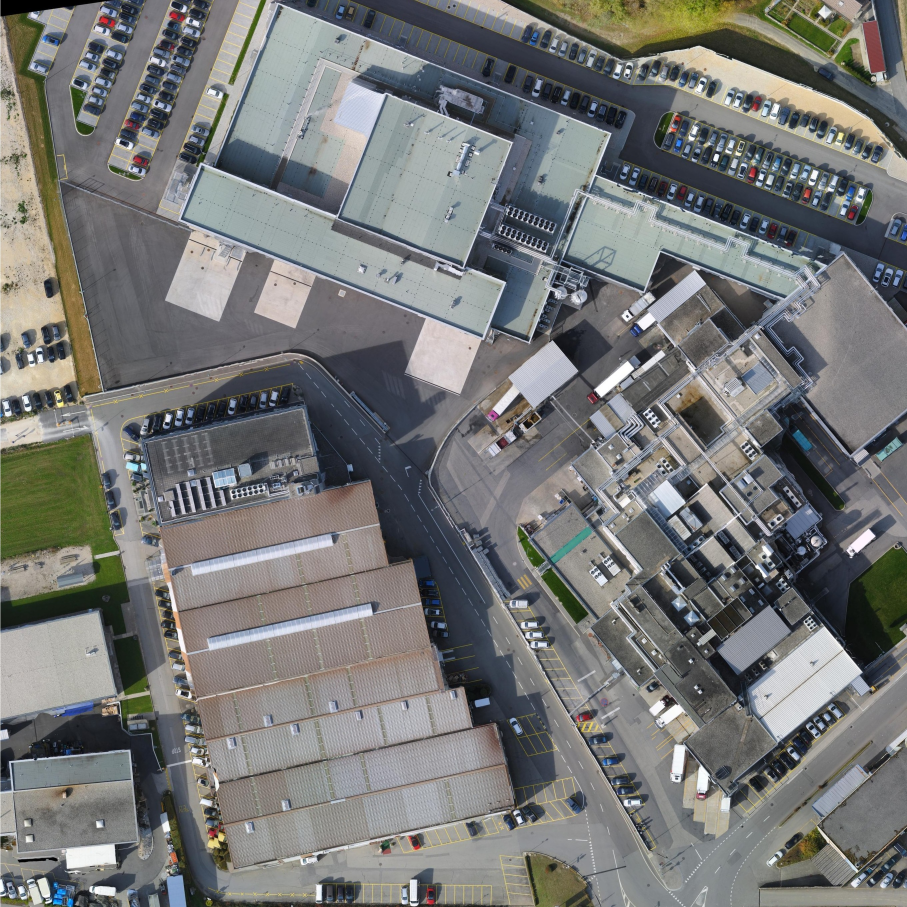
#> input picture images/1.jpg, 2721 x 2721 px (shown at 1/3 size)
$ python stitching.py images
#> lines starting #> are read from the running program, lines starting #| are printed output that depends on the picture; after the words box and inside, x2 and y2 are one past the last pixel; in counts of white or black regions, pixels touching at a corner belong together
#!/usr/bin/env python3

from __future__ import annotations
import argparse
import logging
import os
from pathlib import Path
from typing import List, Tuple

import cv2
import numpy as np
from tqdm import tqdm

FEATURE_MAX_SIZE = 1600
SIFT_NFEATURES = 1500

DEBUG_OUT_DIR: str | None = None

class Image:
    def __init__(self, path: str, size: int | None = None) -> None:
        self.path = path
        self.image: np.ndarray = cv2.imread(path)
        if self.image is None:
            raise FileNotFoundError(f"Could not read image {path}")
        if size:
            h, w = self.image.shape[:2]
            if max(h, w) > size:
                if w > h:
                    self.image = cv2.resize(self.image, (size, int(h * size / w)))
                else:
                    self.image = cv2.resize(self.image, (int(w * size / h), size))
        self.keypoints = None
        self.features = None
        self.H: np.ndarray = np.eye(3, dtype=np.float64)
        self.gain: np.ndarray = np.ones(3, dtype=np.float32)
        self._scale_for_features = 1.0

    def compute_features(self, feature_max_size: int = FEATURE_MAX_SIZE, nfeatures: int = SIFT_NFEATURES) -> None:
        h, w = self.image.shape[:2]
        scale = 1.0
        if max(h, w) > feature_max_size:
            scale = feature_max_size / float(max(h, w))
            small = cv2.resize(self.image, (int(w * scale), int(h * scale)))
        else:
            small = self.image.copy()
        self._scale_for_features = scale
        gray_small = cv2.cvtColor(small, cv2.COLOR_BGR2GRAY)
        sift = cv2.SIFT_create(nfeatures=nfeatures)
        kps_small, desc = sift.detectAndCompute(gray_small, None)
        if kps_small is None or desc is None:
            self.keypoints = []
            self.features = None
            return
        if scale != 1.0:
            kps = []
            for kp in kps_small:
                kps.append(cv2.KeyPoint(kp.pt[0] / scale, kp.pt[1] / scale, kp.size / scale, kp.angle, kp.response, kp.octave, kp.class_id))
            self.keypoints = kps
        else:
            self.keypoints = kps_small
        self.features = desc.astype(np.float32)

class PairMatch:
    def __init__(self, img_a: Image, img_b: Image, matches: list | None = None) -> None:
        self.image_a = img_a
        self.image_b = img_b
        self.matches = matches or []
        self.H: np.ndarray | None = None
        self.status = None
        self.overlap = None
        self.area_overlap = None

    def compute_homography(self) -> None:
        if not self.matches or len(self.matches) < 3:
            self.H = None
            self.status = None
            return
        pts_a, pts_b = [], []
        for m in self.matches:
            pts_a.append(self.image_a.keypoints[m.queryIdx].pt)
            pts_b.append(self.image_b.keypoints[m.trainIdx].pt)
        if len(pts_a) < 3 or len(pts_b) < 3:
            self.H = None
            return
        pts_a, pts_b = np.float32(pts_a), np.float32(pts_b)
        affine_2x3, mask = cv2.estimateAffinePartial2D(pts_b, pts_a, method=cv2.RANSAC, ransacReprojThreshold=3.0)
        if affine_2x3 is None:
            self.H = None
            return
        H3 = np.eye(3)
        H3[0:2, 0:3] = affine_2x3
        self.H = H3
        self.status = mask.ravel().astype(np.uint8) if mask is not None else np.ones(len(pts_a), dtype=np.uint8)

def single_weights_matrix(shape: Tuple[int, int, ...]) -> np.ndarray:
    h, w = shape[:2]
    mask = np.ones((h, w), dtype=np.uint8)
    mask[0, :] = mask[-1, :] = mask[:, 0] = mask[:, -1] = 0
    dist = cv2.distanceTransform((mask > 0).astype(np.uint8), cv2.DIST_L2, 5).astype(np.float32)
    return dist / dist.max() if dist.max() > 0 else np.ones_like(dist, dtype=np.float32)

def get_new_parameters(base: np.ndarray | None, image: np.ndarray, H: np.ndarray) -> Tuple[Tuple[int, int], np.ndarray]:
    def corners_of(img: np.ndarray):
        h, w = img.shape[:2]
        return np.array([[0,0],[w,0],[w,h],[0,h]], dtype=np.float32)

    img_corners = corners_of(image)
    img_corners_h = np.hstack([img_corners, np.ones((4,1))])
    warped = (H @ img_corners_h.T).T
    warped = warped[:, :2] / warped[:, 2:3]

    if base is None:
        min_x, min_y = warped.min(axis=0)
        max_x, max_y = warped.max(axis=0)
        tx, ty = -min_x if min_x<0 else 0, -min_y if min_y<0 else 0
        added_offset = np.array([[1,0,tx],[0,1,ty],[0,0,1]], dtype=np.float64)
        return (int(np.ceil(max_x+tx)), int(np.ceil(max_y+ty))), added_offset

    base_h, base_w = base.shape[:2]
    base_corners = np.array([[0,0],[base_w,0],[base_w,base_h],[0,base_h]], dtype=np.float32)
    all_pts = np.vstack([base_corners, warped])
    min_xy, max_xy = all_pts.min(axis=0), all_pts.max(axis=0)
    tx, ty = -min_xy[0] if min_xy[0]<0 else 0, -min_xy[1] if min_xy[1]<0 else 0
    added_offset = np.array([[1,0,tx],[0,1,ty],[0,0,1]], dtype=np.float64)
    return (int(np.ceil(max_xy[0]+tx)), int(np.ceil(max_xy[1]+ty))), added_offset


def add_image(panorama: np.ndarray | None, image: Image, offset: np.ndarray, weights: np.ndarray | None) -> tuple[np.ndarray, np.ndarray, np.ndarray]:
    # Ensure offset and image.H are float64
    offset = offset.astype(np.float64)
    image_H = image.H.astype(np.float64)
    H = offset @ image_H

    size, added_offset = get_new_parameters(panorama, image.image, H)
    composed_T = added_offset @ H

    new_image = cv2.warpPerspective(image.image, composed_T, size)

    if panorama is None:
        panorama = np.zeros_like(new_image)
        weights = np.zeros_like(new_image[:, :, 0])
    else:
        panorama = cv2.warpPerspective(panorama, added_offset, size)
        weights = cv2.warpPerspective(weights, added_offset, size)

    # Compute image weights safely
    weight_2d = cv2.warpPerspective(single_weights_matrix(image.image.shape), composed_T, size)
    image_weights = np.repeat(weight_2d[:, :, np.newaxis], 3, axis=2)

    denom = weights + image_weights[:, :, 0]
    normalized_weights = np.zeros_like(weights, dtype=np.float32)
    mask = denom != 0
    normalized_weights[mask] = (weights[mask] / denom[mask])

    combined = np.where(
        np.repeat(weights[:, :, np.newaxis]==0, 3, axis=2),
        new_image,
        (new_image*(1-normalized_weights[:,:,np.newaxis]) + panorama*normalized_weights[:,:,np.newaxis])
    )

    panorama = combined.astype(np.uint8)
    weights = denom
    if weights.max() > 0:
        weights = weights / weights.max()

    return panorama, added_offset @ offset, weights


def simple_blending(images: List[Image]) -> np.ndarray:
    global DEBUG_OUT_DIR
    panorama = None
    weights = None
    offset = np.eye(3)
    panorama_mask = None
    step = 0
    for img in tqdm(images, desc="Blending", unit="img"):
        H = offset @ img.H
        size, added_offset = get_new_parameters(panorama, img.image, H)
        composed_T = added_offset @ H
        ones_mask_src = np.ones_like(img.image[:, :, 0], dtype=np.uint8)
        warped_new_mask = cv2.warpPerspective(ones_mask_src, composed_T, size)
        warped_new_mask = (warped_new_mask>0).astype(np.uint8)
        prev_mask_warped = np.zeros_like(warped_new_mask) if panorama_mask is None else cv2.warpPerspective(
        panorama_mask.astype(np.uint8),
        added_offset.astype(np.float64),  # <- cast to float
        size)

        panorama, offset, weights = add_image(panorama, img, offset, weights)
        step_mask = warped_new_mask.copy()
        if DEBUG_OUT_DIR:
            os.makedirs(DEBUG_OUT_DIR, exist_ok=True)
            cv2.imwrite(os.path.join(DEBUG_OUT_DIR,f"stitched_step_{step+1:02d}.png"), panorama)
            cv2.imwrite(os.path.join(DEBUG_OUT_DIR,f"mask_step_{step+1:02d}.png"), step_mask*255)
        panorama_mask = (prev_mask_warped | warped_new_mask).astype(np.uint8) if panorama_mask is not None else warped_new_mask
        step += 1
    return panorama

def main():
    global DEBUG_OUT_DIR
    parser = argparse.ArgumentParser()
    parser.add_argument("data_dir", type=Path)
    parser.add_argument("--size", type=int)
    parser.add_argument("--verbose", action="store_true")
    args = vars(parser.parse_args())
    logging.basicConfig(level=logging.INFO if args["verbose"] else logging.WARNING)

    data_dir = args["data_dir"]
    valid_exts = {".jpg", ".png", ".bmp", ".jpeg"}
    image_paths = sorted([str(p) for p in data_dir.iterdir() if p.suffix.lower() in valid_exts])
    images = [Image(p, args.get("size")) for p in image_paths]
#> in __init__, self.image is the input picture: shape (2721, 2721, 3); mean B, G, R 118.1, 119.2, 118
#> call 2 of __init__, with path = 'images/2.jpg'
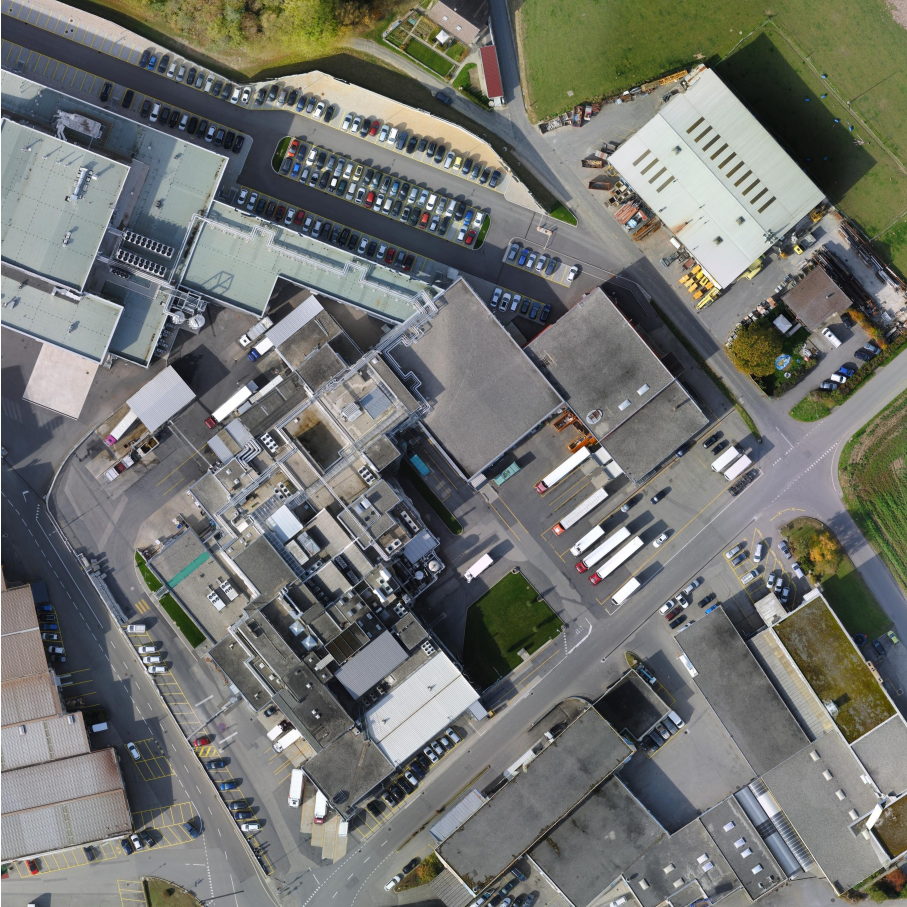
#> input picture images/2.jpg, 2721 x 2721 px (shown at 1/3 size)
#> in __init__, self.image is the input picture: shape (2721, 2721, 3); mean B, G, R 111.8, 116, 114.3
    DEBUG_OUT_DIR = str(data_dir / "results" / "debug_masks")
    os.makedirs(DEBUG_OUT_DIR, exist_ok=True)

    for img in tqdm(images, desc="Extracting features"):
        img.compute_features()
#> this loop made 2 passes
#> pass 1, in compute_features, `gray_small = cv2.cvtColor(small, cv2.COLOR_BGR2GRAY)`:
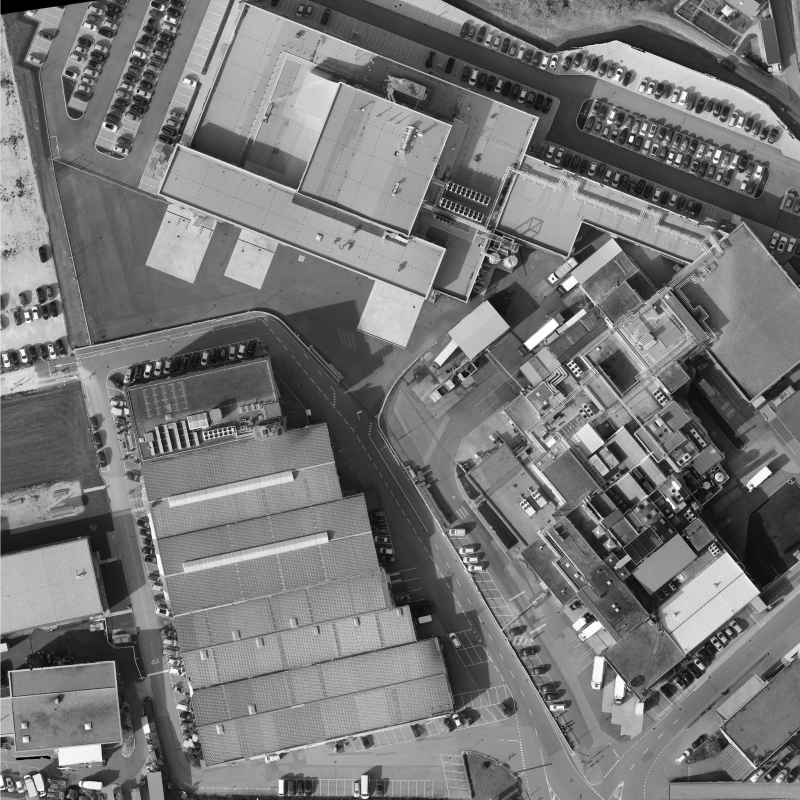
#> gray_small: shape (1599, 1599) (shown at 1/2 size); min 0, max 255, mean 118.6

    FLANN_INDEX_KDTREE = 1
    flann = cv2.FlannBasedMatcher(dict(algorithm=FLANN_INDEX_KDTREE, trees=5), dict(checks=50))

    if images:
        images[0].H = np.eye(3)
    for i in range(1, len(images)):
        prev, curr = images[i-1], images[i]
        if prev.features is None or curr.features is None:
            curr.H = prev.H.copy()
            continue
        raw_matches = flann.knnMatch(prev.features, curr.features, k=2)
        good = [m for m_n in raw_matches if len(m_n)==2 and m_n[0].distance<0.7*m_n[1].distance for m in [m_n[0]]]
        pm = PairMatch(prev, curr, good)
        pm.compute_homography()
        curr.H = prev.H @ pm.H if pm.H is not None else prev.H.copy()
#> this loop made 1 pass
#> raw_matches on pass 1: 1500 matches

    pano = simple_blending(images)
#> the loop in simple_blending, `for img in tqdm(images, desc="Blending", unit="img"):` made 2 passes
#> pass 1, in add_image, `weight_2d = cv2.warpPerspective(single_weights_matrix(image.image.shap..`:
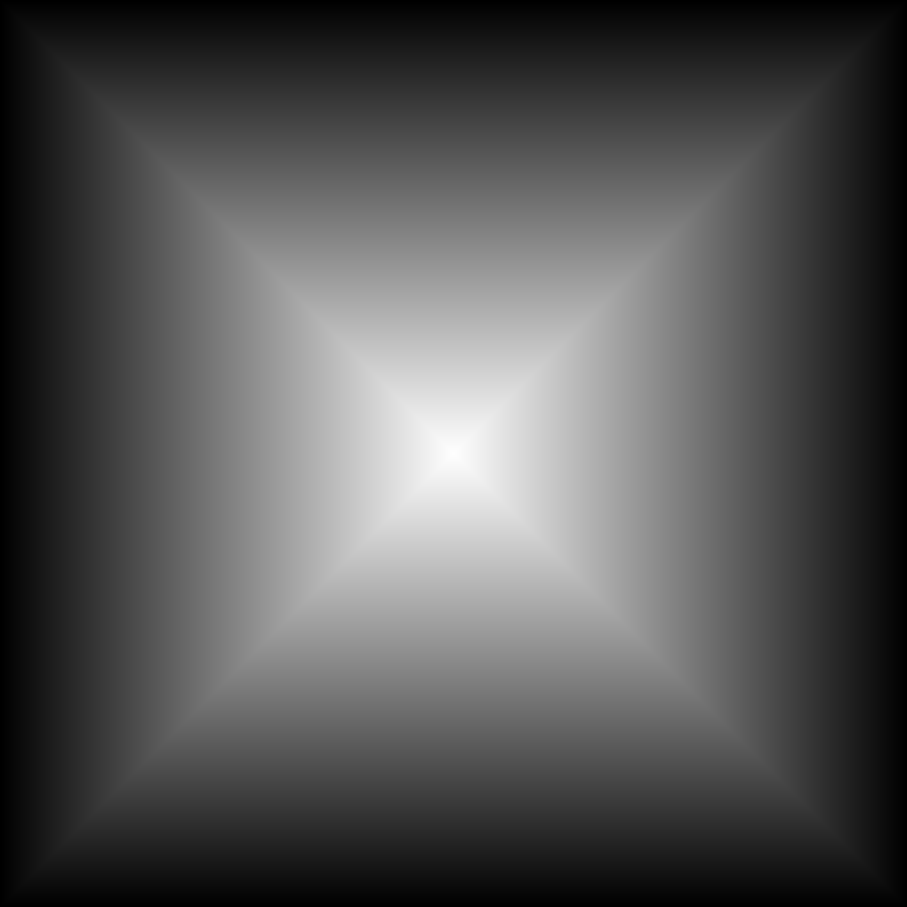
#> weight_2d: shape (2721, 2721) float32 (shown at 1/3 size); min 0, max 1, mean 0.333
#> after the loop in simple_blending, `for img in tqdm(images, desc="Blending", unit="img"):`:
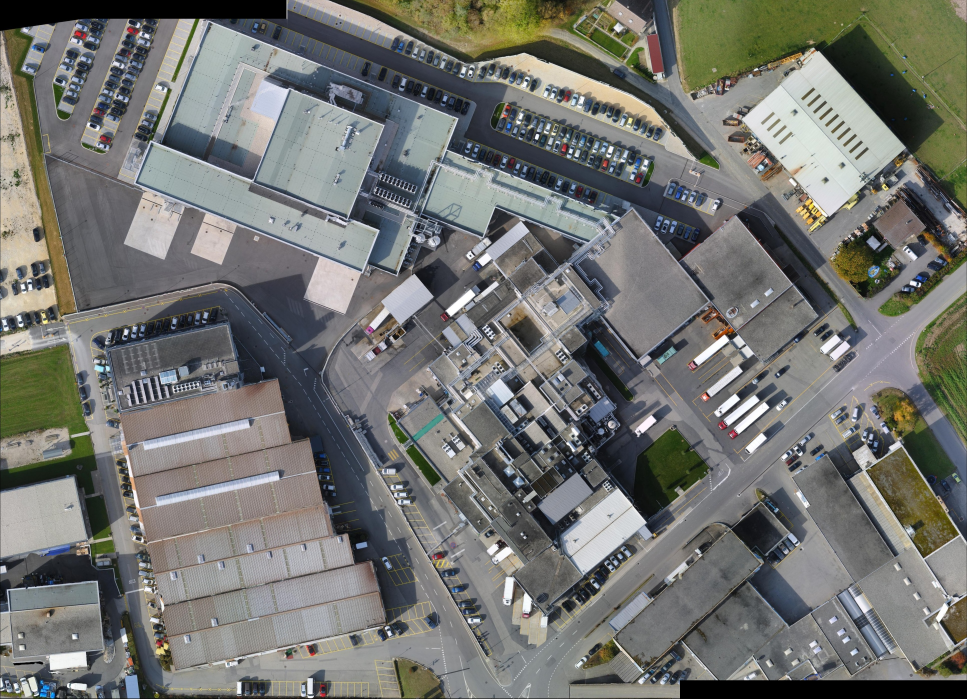
#> panorama: shape (2796, 3868, 3) (shown at 1/4 size); mean B, G, R 112.5, 116.3, 115.2
#> after the loop in simple_blending, `for img in tqdm(images, desc="Blending", unit="img"):`:
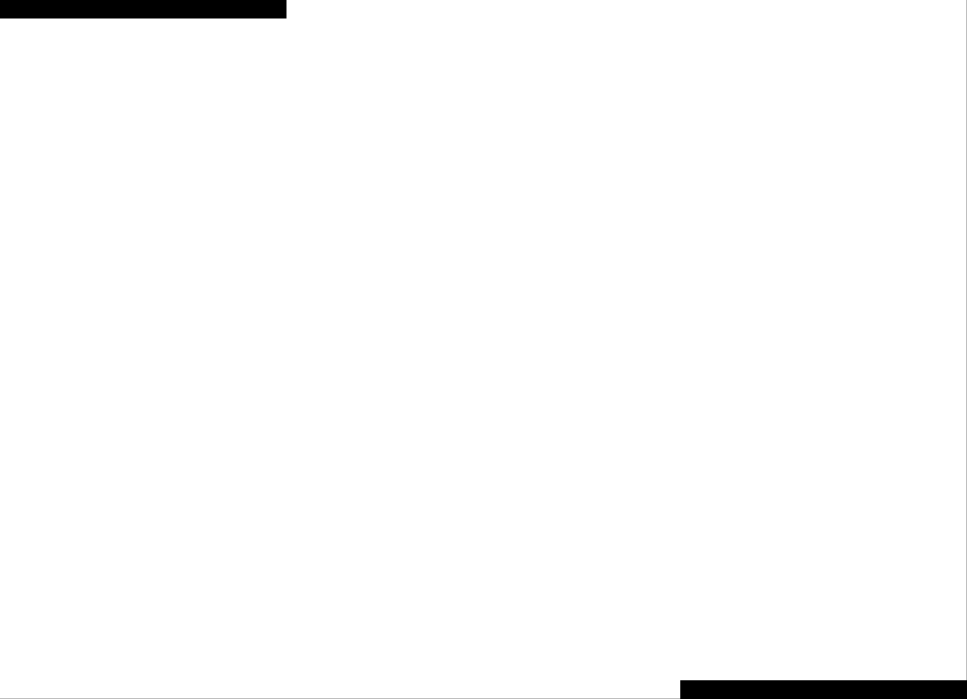
#> panorama_mask: shape (2796, 3868) (shown at 1/4 size); values 0 (black) and 1 (white), 98.4% white; 2 black regions, box (x1, y1, x2, y2) and area: (0, 0, 3868, 2796) 91467, (0, 0, 1146, 74) 84804
#> after the loop in simple_blending, `for img in tqdm(images, desc="Blending", unit="img"):`:
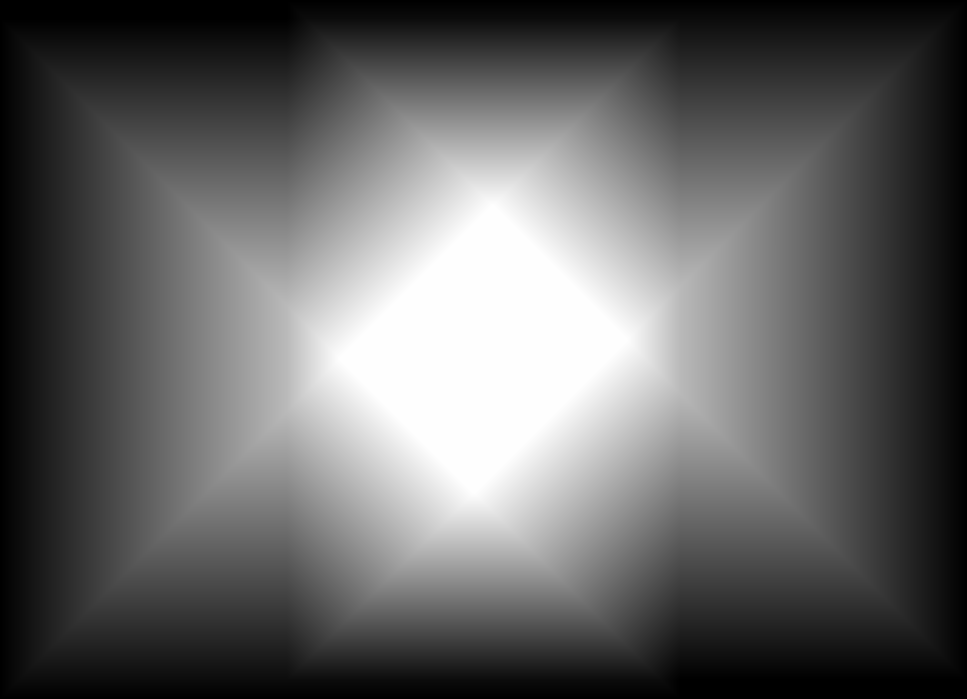
#> weights: shape (2796, 3868) float32 (shown at 1/4 size); min 0, max 1, mean 0.394
#> after the loop in simple_blending, `for img in tqdm(images, desc="Blending", unit="img"):`: step = 2
    out_dir = data_dir / "results"
    os.makedirs(out_dir, exist_ok=True)
    cv2.imwrite(str(out_dir / "panorama.jpg"), pano)
    logging.info("Saved final panorama at %s", str(out_dir / "panorama.jpg"))

if __name__=="__main__":
    main()
